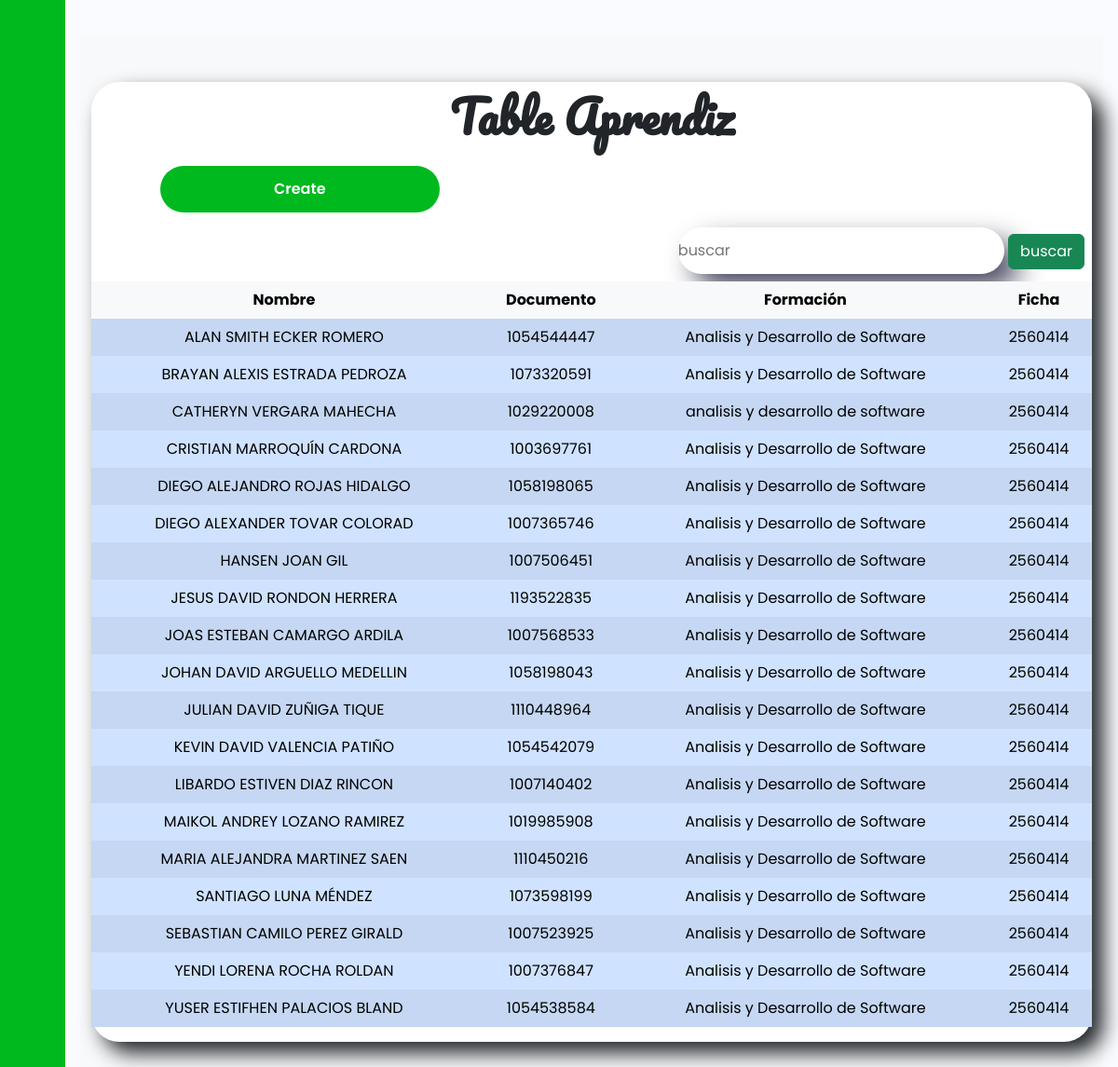
Page /aprendiz/ on the committed database.
### tasks/models.py (models this page shows, shortened)
class Aprendiz(models.Model):
    Nombre = models.CharField(max_length=200)
    Documento = models.IntegerField(null=True, blank=True)
    Formacion = models.CharField(max_length=300)
    Ficha = models.IntegerField(null=True, blank=True)

### tasks/views.py (the view)
# urls.py: path('aprendiz/',views.aprendiz,name='aprendiz'),
def aprendiz(request):
    aprendiz=Aprendiz.objects.all()
    return render(request, 'Aprendiz/aprendiz.html',{'aprendiz':aprendiz})

### tasks/templates/Aprendiz/aprendiz.html (shortened to what this page needs)
{% extends 'base.html' %}
{% block extra_css %}
{% load static %}
<link rel="stylesheet" href="https://cdnjs.cloudflare.com/ajax/libs/animate.css/4.1.1/animate.min.css"/>
<link rel="stylesheet" href="{% static 'css/table_aprend.css' %}">
{% endblock %}
{% block content %}
<section class="table py-5 bg-light">
    <div class="container">
        <div class="row g-0">
            <h1 class="animate__animated animate__pulse">Table Aprendiz</h1>
            <div class="col-lg-5 ">
                <button class="btn1 ">
                    <a href="{% url 'create_aprendiz' %}" class="text-white">Create</a>
                </button>
            </div>
            <div class="buscador">
                <form method="post" action="/buscar2/">
                    <input class="inp" type="text" name="Nombre" value="" placeholder="buscar">
                    <button class="btn btn-success">buscar</button>
                </form>
            </div>
            <table
            class="table table-striped table-hover table-borderless table-primary align-middle"
            id="table"
        >
            <thead class="table-light">
                <tr>
                    <th>Nombre</th>
                    <th>Documento</th>
                    <th>Formación</th>
                    <th>Ficha</th>
                </tr>
            </thead>
            <tbody class="table-group-divider">
                {% for apren in aprendiz %}
                <tr
                    class="table-primary"
                >
                    <td>{{apren.Nombre}}</td>
                    <td>{{apren.Documento}}</td>
                    <td>{{apren.Formacion}}</td>
                    <td>{{apren.Ficha}}</td>
                </tr>
                {% endfor%}
            </tbody>
        </table>
        </div>
    </div>
</section>
{% endblock %}

### tasks/static/css/base.css (style rules this page uses)
a { text-decoration: none; }
h1 { font-weight: 600; font-size: 1.5rem; }
body { font-family: 'Poppins', sans-serif; }

### tasks/static/css/table_aprend.css (style rules this page uses)
* { padding: 0; margin: 0; border-radius: border-box; }
.row { background-color: white; border-radius: 30px; box-shadow: 12px 12px 22px; }
.table h1 { font-size: 3rem; font-weight: 700; font-family: "Pacifico", cursive; border-radius: 50%; }
.inp { height: 50px; width: 350px; border: none; outline: none; border-radius: 60px; -webkit-box-shadow: 16px 15px 30px -1px rgba(66, 68, 90, 1); -moz-box-shadow: 16px 15px 30px -1px rgba(66, 68, 90, 1); box-shadow: 16px 15px 30px -1px rgba(66, 68, 90, 1); }
.btn1 { height: 50px; width: 300px; border: none; outline: none; border-radius: 60px; font-weight: 600; background: #00b91f; color: white; }
.table table { margin-top: auto; }
.buscador { text-align: right; }

### rows in the picture
Aprendiz: Nombre "ALAN SMITH ECKER ROMERO", Documento "1054544447", Formacion "Analisis y Desarrollo de Software", Ficha "2560414"
Aprendiz: Nombre "BRAYAN ALEXIS ESTRADA PEDROZA", Documento "1073320591", Formacion "Analisis y Desarrollo de Software", Ficha "2560414"
Aprendiz: Nombre "CATHERYN VERGARA MAHECHA", Documento "1029220008", Formacion "analisis y desarrollo de software", Ficha "2560414"
Aprendiz: Nombre "CRISTIAN MARROQUÍN CARDONA", Documento "1003697761", Formacion "Analisis y Desarrollo de Software", Ficha "2560414"
Aprendiz: Nombre "DIEGO ALEJANDRO ROJAS HIDALGO", Documento "1058198065", Formacion "Analisis y Desarrollo de Software", Ficha "2560414"
Aprendiz: Nombre "DIEGO ALEXANDER TOVAR COLORAD", Documento "1007365746", Formacion "Analisis y Desarrollo de Software", Ficha "2560414"
Aprendiz: Nombre "HANSEN JOAN GIL", Documento "1007506451", Formacion "Analisis y Desarrollo de Software", Ficha "2560414"
Aprendiz: Nombre "JESUS DAVID RONDON HERRERA", Documento "1193522835", Formacion "Analisis y Desarrollo de Software", Ficha "2560414"
Aprendiz: Nombre "JOAS ESTEBAN CAMARGO ARDILA", Documento "1007568533", Formacion "Analisis y Desarrollo de Software", Ficha "2560414"
Aprendiz: Nombre "JOHAN DAVID ARGUELLO MEDELLIN", Documento "1058198043", Formacion "Analisis y Desarrollo de Software", Ficha "2560414"
Aprendiz: Nombre "JULIAN DAVID ZUÑIGA TIQUE", Documento "1110448964", Formacion "Analisis y Desarrollo de Software", Ficha "2560414"
Aprendiz: Nombre "KEVIN DAVID VALENCIA PATIÑO", Documento "1054542079", Formacion "Analisis y Desarrollo de Software", Ficha "2560414"
Aprendiz: Nombre "LIBARDO ESTIVEN DIAZ RINCON", Documento "1007140402", Formacion "Analisis y Desarrollo de Software", Ficha "2560414"
Aprendiz: Nombre "MAIKOL ANDREY LOZANO RAMIREZ", Documento "1019985908", Formacion "Analisis y Desarrollo de Software", Ficha "2560414"
Aprendiz: Nombre "MARIA ALEJANDRA MARTINEZ SAEN", Documento "1110450216", Formacion "Analisis y Desarrollo de Software", Ficha "2560414"
Aprendiz: Nombre "SANTIAGO LUNA MÉNDEZ", Documento "1073598199", Formacion "Analisis y Desarrollo de Software", Ficha "2560414"
Aprendiz: Nombre "SEBASTIAN CAMILO PEREZ GIRALD", Documento "1007523925", Formacion "Analisis y Desarrollo de Software", Ficha "2560414"
Aprendiz: Nombre "YENDI LORENA ROCHA ROLDAN", Documento "1007376847", Formacion "Analisis y Desarrollo de Software", Ficha "2560414"
Aprendiz: Nombre "YUSER ESTIFHEN PALACIOS BLAND", Documento "1054538584", Formacion "Analisis y Desarrollo de Software", Ficha "2560414"
